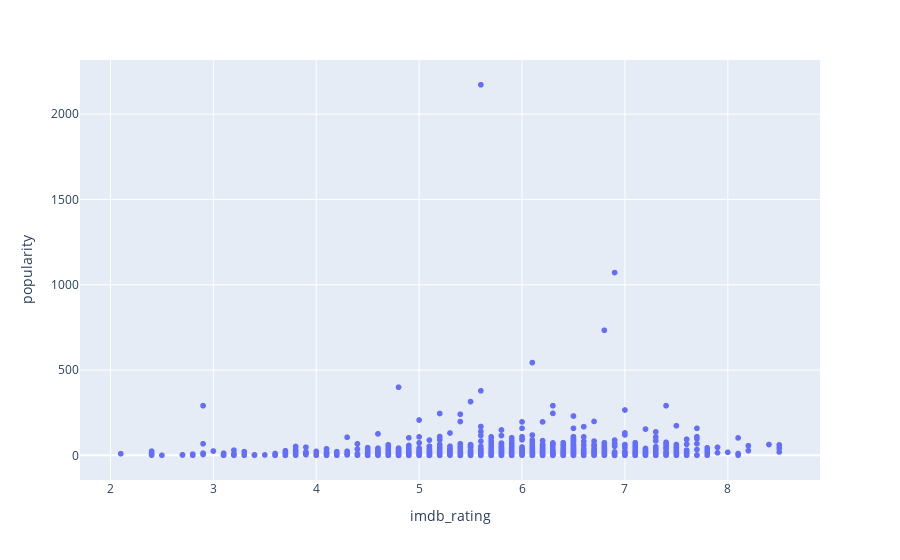

The cell this chart's notebook holds for it:
### Code cell
fig4 = px.scatter(merged_df, x="imdb_rating", y="popularity", hover_data=["title"])

fig4.show()

### Figure 1 — Plotly figure (JSON) as saved in the notebook; plotly's stock layout.template omitted (floating-point values rounded to 4 significant figures; data arrays with more than 128 entries replaced by an {"elided": "..."} marker saying what was removed)
{"data": [{"customdata": {"elided": "1555x1 str values"}, "hovertemplate": "imdb_rating=%{x}<br>popularity=%{y}<br>title=%{customdata[0]}<extra></extra>", "legendgroup": "", "marker": {"color": "#636efa", "symbol": "circle"}, "mode": "markers", "name": "", "showlegend": false, "type": "scattergl", "x": {"elided": "1555 float values"}, "xaxis": "x", "y": {"elided": "1555 float values"}, "yaxis": "y"}], "layout": {"legend": {"tracegroupgap": 0}, "margin": {"t": 60}, "xaxis": {"anchor": "y", "domain": [0, 1], "title": {"text": "imdb_rating"}}, "yaxis": {"anchor": "x", "domain": [0, 1], "title": {"text": "popularity"}}}}
